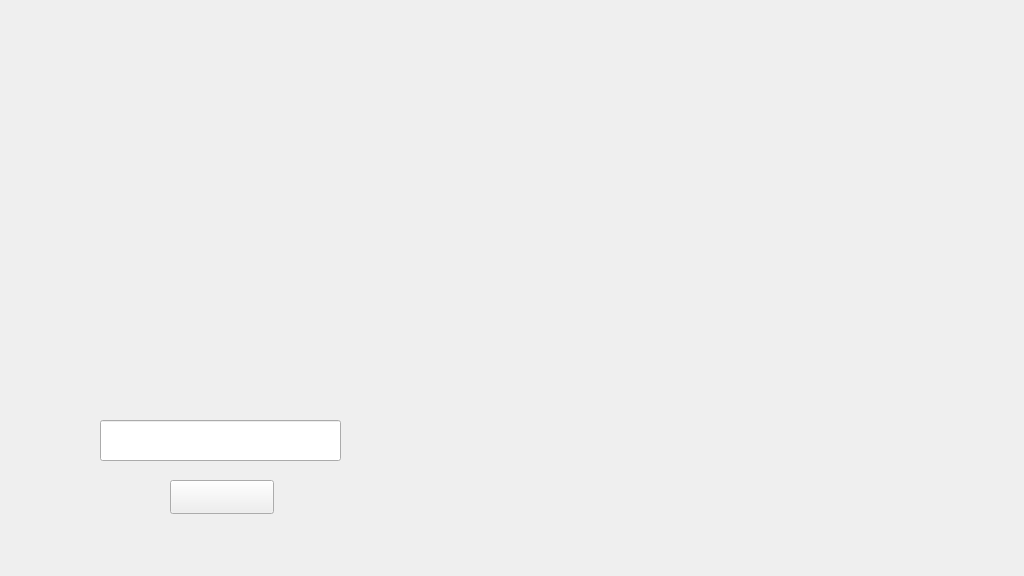
<?xml version="1.0" encoding="UTF-8"?>
<ui version="4.0">
 <class>MainWindow</class>
 <widget class="QMainWindow" name="MainWindow">
  <property name="windowModality">
   <enum>Qt::NonModal</enum>
  </property>
  <property name="geometry">
   <rect>
    <x>0</x>
    <y>0</y>
    <width>1024</width>
    <height>576</height>
   </rect>
  </property>
  <property name="minimumSize">
   <size>
    <width>1024</width>
    <height>576</height>
   </size>
  </property>
  <property name="sizeIncrement">
   <size>
    <width>1024</width>
    <height>576</height>
   </size>
  </property>
  <property name="baseSize">
   <size>
    <width>1024</width>
    <height>576</height>
   </size>
  </property>
  <property name="windowTitle">
   <string>OTOME DRM</string>
  </property>
  <property name="styleSheet">
   <string notr="true">background-image: url(:/pic/res/00.png);</string>
  </property>
  <widget class="QWidget" name="centralwidget">
   <property name="styleSheet">
    <string notr="true">background-image: url(:/pic/res/00.png);</string>
   </property>
   <widget class="QPushButton" name="pushButton">
    <property name="geometry">
     <rect>
      <x>170</x>
      <y>480</y>
      <width>104</width>
      <height>34</height>
     </rect>
    </property>
    <property name="minimumSize">
     <size>
      <width>104</width>
      <height>34</height>
     </size>
    </property>
    <property name="sizeIncrement">
     <size>
      <width>104</width>
      <height>34</height>
     </size>
    </property>
    <property name="baseSize">
     <size>
      <width>104</width>
      <height>34</height>
     </size>
    </property>
    <property name="cursor">
     <cursorShape>PointingHandCursor</cursorShape>
    </property>
    <property name="mouseTracking">
     <bool>true</bool>
    </property>
    <property name="tabletTracking">
     <bool>true</bool>
    </property>
    <property name="text">
     <string/>
    </property>
    <property name="icon">
     <iconset resource="OTOME_DRM.qrc">
      <normaloff>:/pic/res/yes_n.png</normaloff>
      <normalon>:/pic/res/yes_o.png</normalon>:/pic/res/yes_n.png</iconset>
    </property>
    <property name="iconSize">
     <size>
      <width>104</width>
      <height>34</height>
     </size>
    </property>
   </widget>
   <widget class="QLineEdit" name="lineEdit">
    <property name="geometry">
     <rect>
      <x>100</x>
      <y>420</y>
      <width>241</width>
      <height>41</height>
     </rect>
    </property>
   </widget>
  </widget>
 </widget>
 <resources>
  <include location="OTOME_DRM.qrc"/>
 </resources>
 <connections/>
</ui>
